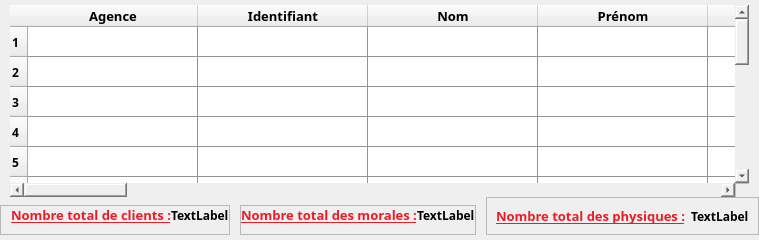
               <widget class="QWidget" name="clientsTableContainer" native="true">
                <property name="sizePolicy">
                 <sizepolicy hsizetype="Preferred" vsizetype="Expanding">
                  <horstretch>0</horstretch>
                  <verstretch>0</verstretch>
                 </sizepolicy>
                </property>
                <layout class="QVBoxLayout" name="verticalLayout_12">
                 <property name="spacing">
                  <number>0</number>
                 </property>
                 <property name="leftMargin">
                  <number>0</number>
                 </property>
                 <property name="topMargin">
                  <number>0</number>
                 </property>
                 <property name="rightMargin">
                  <number>0</number>
                 </property>
                 <property name="bottomMargin">
                  <number>0</number>
                 </property>
                 <item>
                  <widget class="QWidget" name="tableClientsContainer" native="true">
                   <layout class="QVBoxLayout" name="verticalLayout_13">
                    <property name="spacing">
                     <number>0</number>
                    </property>
                    <property name="leftMargin">
                     <number>10</number>
                    </property>
                    <property name="topMargin">
                     <number>5</number>
                    </property>
                    <property name="rightMargin">
                     <number>10</number>
                    </property>
                    <property name="bottomMargin">
                     <number>0</number>
                    </property>
                    <item>
                     <widget class="QTableWidget" name="tableClientsWidget">
                      <property name="font">
                       <font>
                        <family>Nunito</family>
                        <weight>75</weight>
                        <bold>true</bold>
                       </font>
                      </property>
                      <property name="styleSheet">
                       <string notr="true">gridline-color: rgb(147, 147, 147);
border-color:0px;</string>
                      </property>
                      <property name="frameShape">
                       <enum>QFrame::NoFrame</enum>
                      </property>
                      <property name="frameShadow">
                       <enum>QFrame::Sunken</enum>
                      </property>
                      <property name="lineWidth">
                       <number>1</number>
                      </property>
                      <property name="midLineWidth">
                       <number>0</number>
                      </property>
                      <property name="verticalScrollBarPolicy">
                       <enum>Qt::ScrollBarAlwaysOn</enum>
                      </property>
                      <property name="horizontalScrollBarPolicy">
                       <enum>Qt::ScrollBarAlwaysOn</enum>
                      </property>
                      <property name="showGrid">
                       <bool>true</bool>
                      </property>
                      <property name="gridStyle">
                       <enum>Qt::SolidLine</enum>
                      </property>
                      <property name="wordWrap">
                       <bool>true</bool>
                      </property>
                      <property name="rowCount">
                       <number>16</number>
                      </property>
                      <attribute name="horizontalHeaderCascadingSectionResizes">
                       <bool>false</bool>
                      </attribute>
                      <attribute name="horizontalHeaderDefaultSectionSize">
                       <number>170</number>
                      </attribute>
                      <attribute name="horizontalHeaderShowSortIndicator" stdset="0">
                       <bool>false</bool>
                      </attribute>
                      <attribute name="horizontalHeaderStretchLastSection">
                       <bool>false</bool>
                      </attribute>
                      <attribute name="verticalHeaderCascadingSectionResizes">
                       <bool>false</bool>
                      </attribute>
                      <row/>
                      <row/>
                      <row/>
                      <row/>
                      <row/>
                      <row/>
                      <row/>
                      <row/>
                      <row/>
                      <row/>
                      <row/>
                      <row/>
                      <row/>
                      <row/>
                      <row/>
                      <row/>
                      <column>
                       <property name="text">
                        <string>Agence</string>
                       </property>
                       <property name="font">
                        <font>
                         <family>Nunito</family>
                         <pointsize>10</pointsize>
                        </font>
                       </property>
                       <property name="background">
                        <color>
                         <red>255</red>
                         <green>255</green>
                         <blue>255</blue>
                        </color>
                       </property>
                      </column>
                      <column>
                       <property name="text">
                        <string>Identifiant</string>
                       </property>
                       <property name="font">
                        <font>
                         <family>Nunito</family>
                         <pointsize>10</pointsize>
                        </font>
                       </property>
                      </column>
                      <column>
                       <property name="text">
                        <string>Nom</string>
                       </property>
                       <property name="font">
                        <font>
                         <family>Nunito</family>
                         <pointsize>10</pointsize>
                        </font>
                       </property>
                      </column>
                      <column>
                       <property name="text">
                        <string>Prénom</string>
                       </property>
                       <property name="font">
                        <font>
                         <family>Nunito</family>
                         <pointsize>10</pointsize>
                        </font>
                       </property>
                      </column>
                      <column>
                       <property name="text">
                        <string>Date de naissance</string>
                       </property>
                       <property name="font">
                        <font>
                         <family>Nunito</family>
                         <pointsize>10</pointsize>
                        </font>
                       </property>
                      </column>
                      <column>
                       <property name="text">
                        <string>Lieu de naissance</string>
                       </property>
                       <property name="font">
                        <font>
                         <family>Nunito</family>
                         <pointsize>10</pointsize>
                        </font>
                       </property>
                      </column>
                      <column>
                       <property name="text">
                        <string>Nationnalité</string>
                       </property>
                       <property name="font">
                        <font>
                         <family>Nunito</family>
                         <pointsize>10</pointsize>
                        </font>
                       </property>
                      </column>
                      <column>
                       <property name="text">
                        <string>Sexe</string>
                       </property>
                       <property name="font">
                        <font>
                         <family>Nunito</family>
                         <pointsize>10</pointsize>
                        </font>
                       </property>
                      </column>
                      <column>
                       <property name="text">
                        <string>Adresse n° 1</string>
                       </property>
                       <property name="font">
                        <font>
                         <family>Nunito</family>
                         <pointsize>10</pointsize>
                        </font>
                       </property>
                      </column>
                      <column>
                       <property name="text">
                        <string>Adresse n° 2</string>
                       </property>
                       <property name="font">
                        <font>
                         <family>Nunito</family>
                         <pointsize>10</pointsize>
                        </font>
                       </property>
                      </column>
                      <column>
                       <property name="text">
                        <string>Code postal</string>
                       </property>
                       <property name="font">
                        <font>
                         <family>Nunito</family>
                         <pointsize>10</pointsize>
                        </font>
                       </property>
                      </column>
                      <column>
                       <property name="text">
                        <string>Numéro de téléphone</string>
                       </property>
                       <property name="font">
                        <font>
                         <family>Nunito</family>
                         <pointsize>10</pointsize>
                        </font>
                       </property>
                      </column>
                      <column>
                       <property name="text">
                        <string>Père</string>
                       </property>
                       <property name="font">
                        <font>
                         <family>Nunito</family>
                         <pointsize>10</pointsize>
                        </font>
                       </property>
                      </column>
                      <column>
                       <property name="text">
                        <string>Mère</string>
                       </property>
                      </column>
                      <column>
                       <property name="text">
                        <string>Situation familiale</string>
                       </property>
                       <property name="font">
                        <font>
                         <family>Nunito</family>
                         <pointsize>10</pointsize>
                        </font>
                       </property>
                      </column>
                      <column>
                       <property name="text">
                        <string>Date d'ajout</string>
                       </property>
                       <property name="font">
                        <font>
                         <family>Nunito</family>
                         <pointsize>10</pointsize>
                        </font>
                       </property>
                      </column>
                      <column>
                       <property name="text">
                        <string>Type de personne</string>
                       </property>
                       <property name="font">
                        <font>
                         <family>Nunito</family>
                         <pointsize>10</pointsize>
                        </font>
                       </property>
                      </column>
                      <column>
                       <property name="text">
                        <string>Profession</string>
                       </property>
                       <property name="font">
                        <font>
                         <family>Nunito</family>
                         <pointsize>10</pointsize>
                        </font>
                       </property>
                      </column>
                      <column>
                       <property name="text">
                        <string>Activité</string>
                       </property>
                       <property name="font">
                        <font>
                         <family>Nunito</family>
                         <pointsize>10</pointsize>
                        </font>
                       </property>
                      </column>
                      <column>
                       <property name="text">
                        <string>Gérant</string>
                       </property>
                       <property name="font">
                        <font>
                         <family>Nunito</family>
                         <pointsize>10</pointsize>
                        </font>
                       </property>
                      </column>
                      <column>
                       <property name="text">
                        <string>Résidant en Algérie</string>
                       </property>
                       <property name="font">
                        <font>
                         <family>Nunito</family>
                         <pointsize>10</pointsize>
                        </font>
                       </property>
                      </column>
                      <column>
                       <property name="text">
                        <string>Piéce d'identité</string>
                       </property>
                       <property name="font">
                        <font>
                         <family>Nunito</family>
                         <pointsize>10</pointsize>
                        </font>
                       </property>
                      </column>
                      <column>
                       <property name="text">
                        <string>Date de délivrence</string>
                       </property>
                       <property name="font">
                        <font>
                         <family>Nunito</family>
                         <pointsize>10</pointsize>
                        </font>
                       </property>
                      </column>
                      <column>
                       <property name="text">
                        <string>Lieu de délivrence</string>
                       </property>
                       <property name="font">
                        <font>
                         <family>Nunito</family>
                         <pointsize>10</pointsize>
                        </font>
                       </property>
                      </column>
                      <column>
                       <property name="text">
                        <string>N° registre de commerce</string>
                       </property>
                       <property name="font">
                        <font>
                         <family>Nunito</family>
                         <pointsize>10</pointsize>
                        </font>
                       </property>
                      </column>
                      <column>
                       <property name="text">
                        <string>Presume</string>
                       </property>
                       <property name="font">
                        <font>
                         <family>Nunito</family>
                         <pointsize>10</pointsize>
                        </font>
                       </property>
                      </column>
                      <column>
                       <property name="text">
                        <string>Nombre de modification</string>
                       </property>
                       <property name="font">
                        <font>
                         <family>Nunito</family>
                         <pointsize>10</pointsize>
                        </font>
                       </property>
                      </column>
                      <item row="0" column="0">
                       <property name="text">
                        <string/>
                       </property>
                      </item>
                     </widget>
                    </item>
                   </layout>
                  </widget>
                 </item>
                 <item>
                  <widget class="QWidget" name="statsContainer" native="true">
                   <property name="sizePolicy">
                    <sizepolicy hsizetype="Preferred" vsizetype="Fixed">
                     <horstretch>0</horstretch>
                     <verstretch>0</verstretch>
                    </sizepolicy>
                   </property>
                   <layout class="QHBoxLayout" name="horizontalLayout_4">
                    <property name="spacing">
                     <number>10</number>
                    </property>
                    <property name="leftMargin">
                     <number>0</number>
                    </property>
                    <property name="topMargin">
                     <number>0</number>
                    </property>
                    <property name="rightMargin">
                     <number>0</number>
                    </property>
                    <property name="bottomMargin">
                     <number>5</number>
                    </property>
                    <item alignment="Qt::AlignBottom">
                     <widget class="QFrame" name="totalClientsContainer">
                      <property name="sizePolicy">
                       <sizepolicy hsizetype="Preferred" vsizetype="Fixed">
                        <horstretch>0</horstretch>
                        <verstretch>0</verstretch>
                       </sizepolicy>
                      </property>
                      <property name="frameShape">
                       <enum>QFrame::StyledPanel</enum>
                      </property>
                      <property name="frameShadow">
                       <enum>QFrame::Raised</enum>
                      </property>
                      <layout class="QHBoxLayout" name="horizontalLayout_6">
                       <property name="spacing">
                        <number>0</number>
                       </property>
                       <property name="leftMargin">
                        <number>10</number>
                       </property>
                       <property name="topMargin">
                        <number>0</number>
                       </property>
                       <property name="rightMargin">
                        <number>0</number>
                       </property>
                       <property name="bottomMargin">
                        <number>10</number>
                       </property>
                       <item alignment="Qt::AlignLeft|Qt::AlignBottom">
                        <widget class="QLabel" name="totalClientsTitle">
                         <property name="sizePolicy">
                          <sizepolicy hsizetype="Preferred" vsizetype="Fixed">
                           <horstretch>0</horstretch>
                           <verstretch>0</verstretch>
                          </sizepolicy>
                         </property>
                         <property name="font">
                          <font>
                           <family>Nunito</family>
                           <pointsize>10</pointsize>
                           <weight>75</weight>
                           <bold>true</bold>
                           <underline>true</underline>
                          </font>
                         </property>
                         <property name="styleSheet">
                          <string notr="true">color: rgb(235, 28, 39);</string>
                         </property>
                         <property name="text">
                          <string>Nombre total de clients :</string>
                         </property>
                        </widget>
                       </item>
                       <item alignment="Qt::AlignLeft|Qt::AlignBottom">
                        <widget class="QLabel" name="totalClientsValue">
                         <property name="sizePolicy">
                          <sizepolicy hsizetype="Preferred" vsizetype="Fixed">
                           <horstretch>0</horstretch>
                           <verstretch>0</verstretch>
                          </sizepolicy>
                         </property>
                         <property name="font">
                          <font>
                           <family>Nunito</family>
                           <pointsize>9</pointsize>
                           <weight>75</weight>
                           <bold>true</bold>
                          </font>
                         </property>
                         <property name="text">
                          <string>TextLabel</string>
                         </property>
                        </widget>
                       </item>
                      </layout>
                     </widget>
                    </item>
                    <item alignment="Qt::AlignBottom">
                     <widget class="QFrame" name="totalMoralesContainer">
                      <property name="sizePolicy">
                       <sizepolicy hsizetype="Preferred" vsizetype="Fixed">
                        <horstretch>0</horstretch>
                        <verstretch>0</verstretch>
                       </sizepolicy>
                      </property>
                      <property name="frameShape">
                       <enum>QFrame::StyledPanel</enum>
                      </property>
                      <property name="frameShadow">
                       <enum>QFrame::Raised</enum>
                      </property>
                      <layout class="QHBoxLayout" name="horizontalLayout_7">
                       <property name="spacing">
                        <number>0</number>
                       </property>
                       <property name="leftMargin">
                        <number>0</number>
                       </property>
                       <property name="topMargin">
                        <number>0</number>
                       </property>
                       <property name="rightMargin">
                        <number>0</number>
                       </property>
                       <property name="bottomMargin">
                        <number>10</number>
                       </property>
                       <item alignment="Qt::AlignLeft|Qt::AlignBottom">
                        <widget class="QLabel" name="totalMoralesTitles">
                         <property name="sizePolicy">
                          <sizepolicy hsizetype="Preferred" vsizetype="Fixed">
                           <horstretch>0</horstretch>
                           <verstretch>0</verstretch>
                          </sizepolicy>
                         </property>
                         <property name="font">
                          <font>
                           <family>Nunito</family>
                           <pointsize>10</pointsize>
                           <weight>75</weight>
                           <bold>true</bold>
                           <underline>true</underline>
                          </font>
                         </property>
                         <property name="styleSheet">
                          <string notr="true">color: rgb(235, 28, 39);</string>
                         </property>
                         <property name="text">
                          <string>Nombre total des morales :</string>
                         </property>
                        </widget>
                       </item>
                       <item alignment="Qt::AlignLeft|Qt::AlignBottom">
                        <widget class="QLabel" name="totalMoralesValue">
                         <property name="sizePolicy">
                          <sizepolicy hsizetype="Preferred" vsizetype="Fixed">
                           <horstretch>0</horstretch>
                           <verstretch>0</verstretch>
                          </sizepolicy>
                         </property>
                         <property name="font">
                          <font>
                           <family>Nunito</family>
                           <pointsize>9</pointsize>
                           <weight>75</weight>
                           <bold>true</bold>
                          </font>
                         </property>
                         <property name="text">
                          <string>TextLabel</string>
                         </property>
                        </widget>
                       </item>
                      </layout>
                     </widget>
                    </item>
                    <item>
                     <widget class="QFrame" name="totalPhysiquessContainer">
                      <property name="frameShape">
                       <enum>QFrame::StyledPanel</enum>
                      </property>
                      <property name="frameShadow">
                       <enum>QFrame::Raised</enum>
                      </property>
                      <layout class="QHBoxLayout" name="horizontalLayout_8">
                       <item alignment="Qt::AlignLeft|Qt::AlignBottom">
                        <widget class="QLabel" name="totalPhysiquesTitles">
                         <property name="sizePolicy">
                          <sizepolicy hsizetype="Preferred" vsizetype="Fixed">
                           <horstretch>0</horstretch>
                           <verstretch>0</verstretch>
                          </sizepolicy>
                         </property>
                         <property name="font">
                          <font>
                           <family>Nunito</family>
                           <pointsize>10</pointsize>
                           <weight>75</weight>
                           <bold>true</bold>
                           <underline>true</underline>
                          </font>
                         </property>
                         <property name="styleSheet">
                          <string notr="true">color: rgb(235, 28, 39);</string>
                         </property>
                         <property name="text">
                          <string>Nombre total des physiques :</string>
                         </property>
                        </widget>
                       </item>
                       <item alignment="Qt::AlignLeft|Qt::AlignBottom">
                        <widget class="QLabel" name="totalPhysiquesValue">
                         <property name="sizePolicy">
                          <sizepolicy hsizetype="Preferred" vsizetype="Fixed">
                           <horstretch>0</horstretch>
                           <verstretch>0</verstretch>
                          </sizepolicy>
                         </property>
                         <property name="font">
                          <font>
                           <family>Nunito</family>
                           <pointsize>9</pointsize>
                           <weight>75</weight>
                           <bold>true</bold>
                          </font>
                         </property>
                         <property name="text">
                          <string>TextLabel</string>
                         </property>
                        </widget>
                       </item>
                      </layout>
                     </widget>
                    </item>
                   </layout>
                  </widget>
                 </item>
                </layout>
               </widget>
